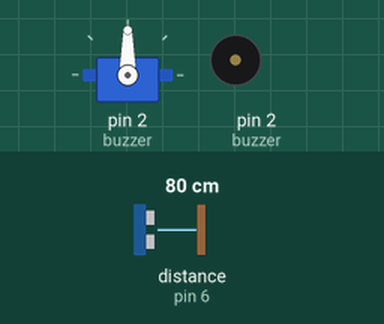
Bench run of a sketch on a simulated Arduino Uno, built with avr-gcc and run on an emulated ATmega328P. On the bench: servo, buzzer (waves = sounding). Wiring (inferred from the names in the program): ultrasonic range finder: trigger pin 4; echo pin 6. Inputs (shaded band) come from the test bench; at power-on: distance to the obstacle (sensor on pin 6) 80 cm. The echo pulse lasts 58.3 µs per cm.

Above: at 1.2 s.
1.3 s: distance to the obstacle (sensor on pin 6) set to 13 cm
2.8 s: distance to the obstacle (sensor on pin 6) set to 10 cm
At 4.0 s:
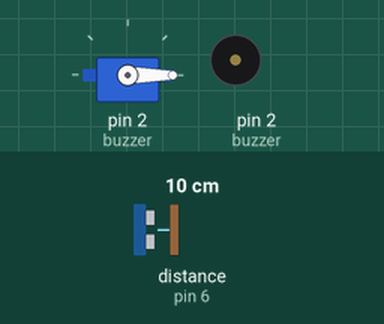
At 5.8 s:
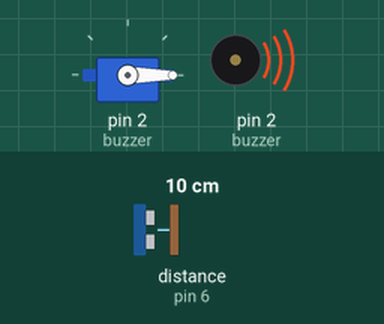
Timing chart, 0 to 11.8 s (numbered marks = the images above; inputs shaded):
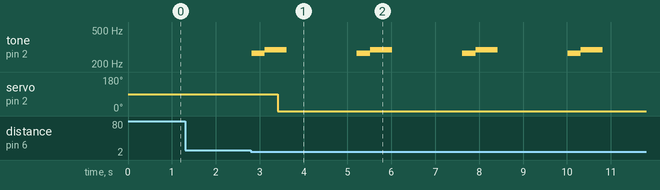

The sketch:

project_railroad_stopper.ino
```cpp
//import servo motor
#include <Servo.h>
Servo myservo;
//set pin
const int trigPin=4;
const int echoPin=6;
long tmeduration;
int distance;

//set buzzer
int buzzer=2;
//set key melody
int c=268;
int d=294;

//set output/input
void setup()
{
  myservo.attach(2);
  pinMode(trigPin,OUTPUT);
  pinMode(echoPin,INPUT);
  pinMode(buzzer,OUTPUT);
}

//loop code running program
void loop()
{
  digitalWrite(trigPin,LOW);
  delayMicroseconds(2);
  digitalWrite(trigPin,HIGH);
  delayMicroseconds(10);
  digitalWrite(trigPin,LOW);

  tmeduration=pulseIn(echoPin,HIGH);
  distance=(0.034*tmeduration)/2;

//condition railroad_stopper

if(distance<=10)//detect train
{
  //play sound
  tone(buzzer,c,500);
  delay(300);
  tone(buzzer,d,500);
  delay(300);
  //close barrier
  myservo.write(0);
  delay(1800);
}
else
{
  //open barrier
  myservo.write(90);
  delay(50);
}

}
```

Measured:
- the behaviour switches between 12 and 11 cm on distance to the obstacle (sensor on pin 6) (found by bisection; images 0 and 1)
- after the input at 1.3 s, every drawn part: stays the same
- after the input at 2.8 s, tone on pin 2 (buzzer): silent → 268 Hz at once, then repeats every 2.4 s: 294 Hz 0.50 s, silent 1.6 s, 268 Hz 0.30 s; servo on pin 2 (buzzer): 90° → 0° after 0.62 s
